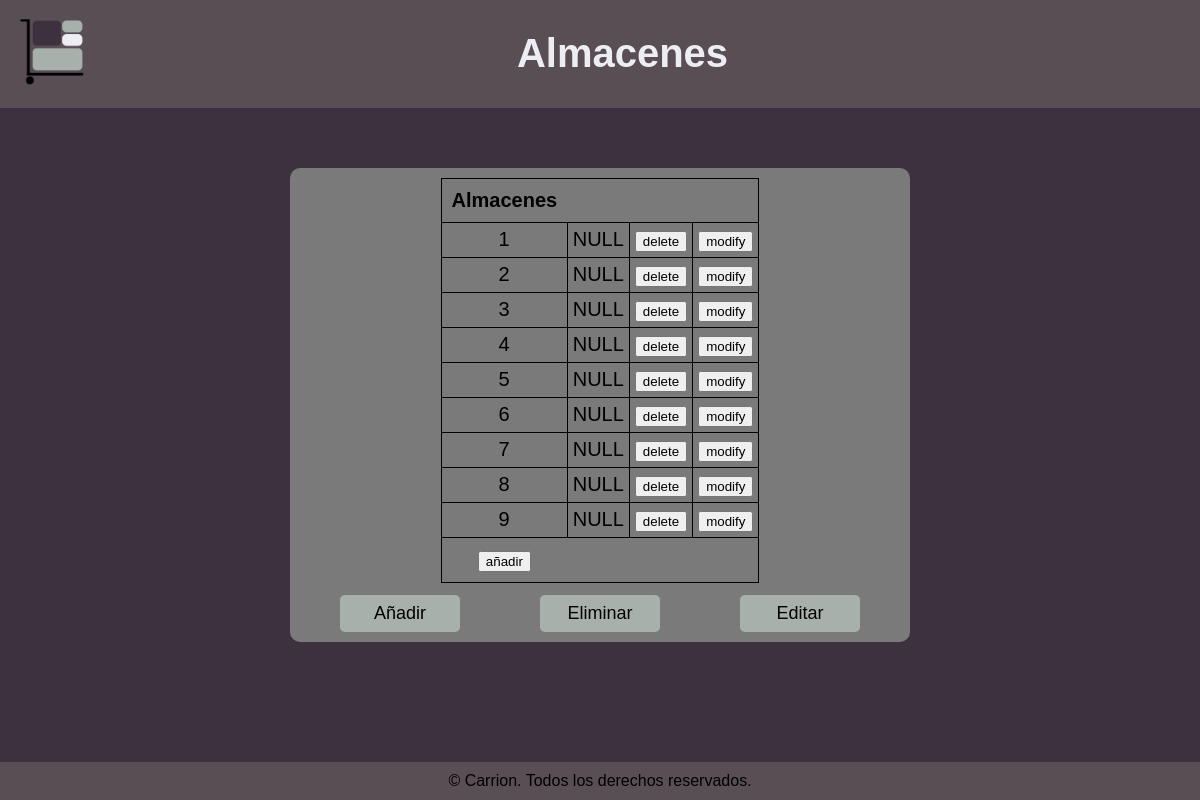
The page /backoffice/almacen.php on the database as committed earlier.
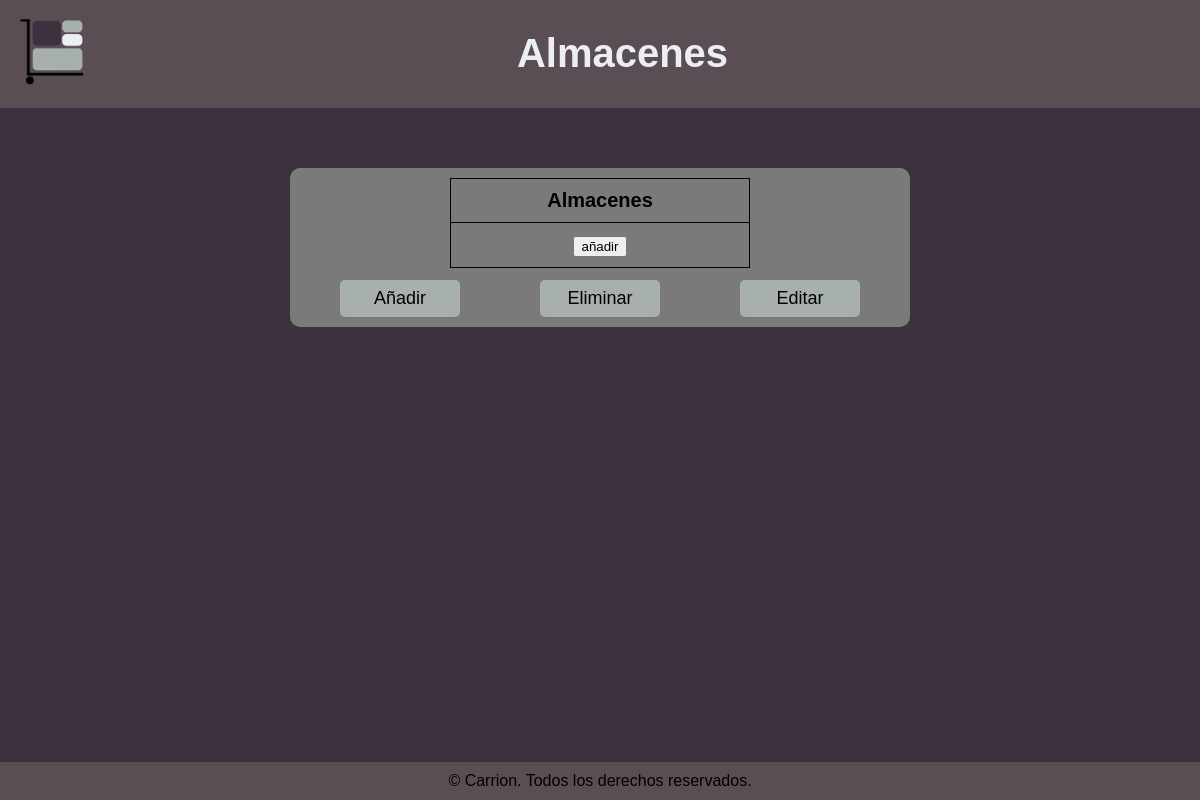
The same page on the database as committed later.
### tables this page shows
CREATE TABLE `almacen` (
  `idAlmacen` int(11) NOT NULL,
  `ubicacion` int(11) NOT NULL
);

### backoffice/almacen.php (the view, shortened to what this page needs)
<!DOCTYPE html>
<html lang="en">
<head>
    <link rel="stylesheet" href="assets/css/paginasBackoffice.css">
</head>
<?php
$db = new Database();
$connection = $db->dbConnect();
$almacenes = $connection->query("select * from almacen;")->fetch_all(MYSQLI_ASSOC);
?>
<body>
    <header>
        <img src="assets/imagenes/LogoA.png" class="logo">
        <h1>Almacenes</h1>
    </header>
    <main>
        <div class="container-table">
            <table>
                <thead>
                    <th>Almacenes</th>
                </thead>
                <tbody>
                    <?php
                    foreach ($almacenes as $almacen) {
                        echo "<tr>";
                        foreach ($almacen as $key => $value) {
                            if (isset($value)) {
                                echo "<td>" . $value . "</td>";
                            } else
                                echo "<td>" . "NULL" . "</td>";
                        }
                        echo "<form action='' method='post'>
                        <input type='hidden' name='idAlmacen' value='" . $almacen['idAlmacen'] . "'>
                        <td><input type='submit' name='delete' value='delete'/></td></form>
                        <form action='editar.php' method='post'>
                        <input type='hidden' name='tipo' value='almacen'>
                        <input type='hidden' name='identificador' value='idAlmacen'>
                        <input type='hidden' name='idAlmacen' value='" . $almacen['idAlmacen'] . "'>
                        <td><input type='submit' name='modify' value='modify'/></td></form>";
                        echo "</tr>";
                    }
                    ?>
                </tbody>
                <tfoot>
                    <th>
                        <form action="añadir.php" method="post">
                            <input type="submit" name="añadir" value="añadir">
                        </form>
                    </th>
                </tfoot>
            </table>
            <div class="container-button">
                <button class="añadir">Añadir</button> <button class="eliminar">Eliminar</button>
                <button class="editar">Editar</button>
            </div>
        </div>
    </main>
    <footer>
        <p>&copy; Carrion. Todos los derechos reservados.</p>
    </footer>
</body>
</html>

### backoffice/assets/css/paginasBackoffice.css (style rules this page uses)
body { display: flex; flex-direction: column; min-height: 100vh; background-color: #3D313F; font-family: 'Lucida Sans', 'Lucida Sans Regular', 'Lucida Grande', 'Lucida Sans Unicode', Geneva, Verdana, sans-serif; }
header { padding: 0.4rem; color: #EDEDF4; display: flex; background-color: rgb(122, 109, 109, 0.479); align-items: center; gap: 35%; }
.logo { width: 8%; }
h1 { font-size: 40px; text-align: center; }
.container-table { background-color: #7A7A7B; margin: auto; width: 50%; margin-top: 5%; padding: 10px; border-radius: 10px; }
table { width: 50%; text-align: center; margin: auto; border: 1px solid black; border-collapse: collapse; font-size: 20px; }
th { padding: 10px; }
.container-button { display: flex; justify-content: space-around; align-items: center; margin-top: 2%; }
.añadir { background-color: #A8B0AC; width: 20%; padding: 8px; border: none; border-radius: 5px; font-size: 18px; }
.eliminar { background-color: #A8B0AC; width: 20%; padding: 8px; border: none; border-radius: 5px; font-size: 18px; }
.editar { background-color: #A8B0AC; width: 20%; padding: 8px; border: none; border-radius: 5px; font-size: 18px; }
main { flex-grow: 1; }
footer { padding-top: 10px; padding-bottom: 10px; font-size: 100%; text-align: center; margin-top: 100px; background-color: rgb(122, 109, 109, 0.479); }
* { margin: 0; }
tr, td { border: 1px solid black; padding: 5px; }

Rows that differ between the two databases and show on the page:
removed almacen: idAlmacen "1"
removed almacen: idAlmacen "2"
removed almacen: idAlmacen "3"
removed almacen: idAlmacen "4"
removed almacen: idAlmacen "5"
removed almacen: idAlmacen "6"
removed almacen: idAlmacen "7"
removed almacen: idAlmacen "8"
removed almacen: idAlmacen "9"
